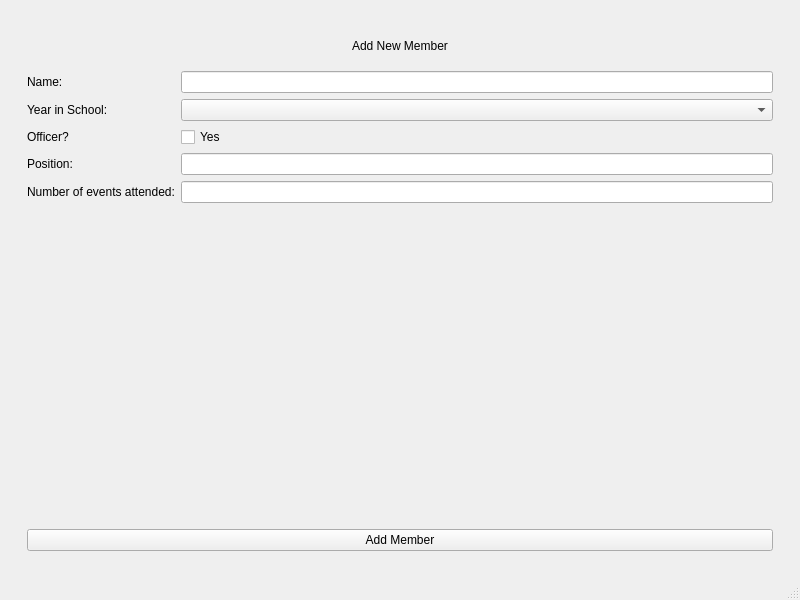
<?xml version="1.0" encoding="UTF-8"?>
<ui version="4.0">
 <class>MainWindow</class>
 <widget class="QMainWindow" name="MainWindow">
  <property name="geometry">
   <rect>
    <x>0</x>
    <y>0</y>
    <width>800</width>
    <height>600</height>
   </rect>
  </property>
  <property name="windowTitle">
   <string>MainWindow</string>
  </property>
  <widget class="QWidget" name="centralwidget">
   <layout class="QHBoxLayout" name="horizontalLayout">
    <item>
     <widget class="QWidget" name="widget" native="true">
      <layout class="QGridLayout" name="gridLayout">
       <item row="0" column="0">
        <widget class="QWidget" name="widget_2" native="true">
         <layout class="QVBoxLayout" name="verticalLayout">
          <item>
           <widget class="QWidget" name="widget_3" native="true">
            <layout class="QHBoxLayout" name="horizontalLayout_2">
             <item>
              <spacer name="horizontalSpacer">
               <property name="orientation">
                <enum>Qt::Horizontal</enum>
               </property>
               <property name="sizeHint" stdset="0">
                <size>
                 <width>129</width>
                 <height>20</height>
                </size>
               </property>
              </spacer>
             </item>
             <item>
              <widget class="QLabel" name="add_member_title_label">
               <property name="text">
                <string>Add New Member</string>
               </property>
              </widget>
             </item>
             <item>
              <spacer name="horizontalSpacer_2">
               <property name="orientation">
                <enum>Qt::Horizontal</enum>
               </property>
               <property name="sizeHint" stdset="0">
                <size>
                 <width>295</width>
                 <height>20</height>
                </size>
               </property>
              </spacer>
             </item>
            </layout>
           </widget>
          </item>
          <item>
           <layout class="QFormLayout" name="formLayout">
            <item row="1" column="0">
             <widget class="QLabel" name="name_label">
              <property name="text">
               <string>Name:</string>
              </property>
             </widget>
            </item>
            <item row="1" column="1">
             <widget class="QLineEdit" name="name_input"/>
            </item>
            <item row="2" column="0">
             <widget class="QLabel" name="year_label">
              <property name="text">
               <string>Year in School:</string>
              </property>
             </widget>
            </item>
            <item row="2" column="1">
             <widget class="QComboBox" name="year_combo_box"/>
            </item>
            <item row="3" column="0">
             <widget class="QLabel" name="officer_label">
              <property name="text">
               <string>Officer?</string>
              </property>
             </widget>
            </item>
            <item row="3" column="1">
             <widget class="QCheckBox" name="officer_checkbox">
              <property name="text">
               <string>Yes</string>
              </property>
             </widget>
            </item>
            <item row="4" column="0">
             <widget class="QLabel" name="position_label">
              <property name="text">
               <string>Position:</string>
              </property>
             </widget>
            </item>
            <item row="4" column="1">
             <widget class="QLineEdit" name="position_entry"/>
            </item>
            <item row="6" column="0">
             <widget class="QLabel" name="num_events_label">
              <property name="text">
               <string>Number of events attended:</string>
              </property>
             </widget>
            </item>
            <item row="6" column="1">
             <widget class="QLineEdit" name="num_events_input"/>
            </item>
           </layout>
          </item>
          <item>
           <spacer name="verticalSpacer">
            <property name="orientation">
             <enum>Qt::Vertical</enum>
            </property>
            <property name="sizeHint" stdset="0">
             <size>
              <width>20</width>
              <height>40</height>
             </size>
            </property>
           </spacer>
          </item>
          <item>
           <widget class="QPushButton" name="add_member_btn">
            <property name="text">
             <string>Add Member</string>
            </property>
           </widget>
          </item>
         </layout>
        </widget>
       </item>
      </layout>
     </widget>
    </item>
   </layout>
  </widget>
  <widget class="QMenuBar" name="menubar">
   <property name="geometry">
    <rect>
     <x>0</x>
     <y>0</y>
     <width>800</width>
     <height>26</height>
    </rect>
   </property>
  </widget>
  <widget class="QStatusBar" name="statusbar"/>
 </widget>
 <resources/>
 <connections/>
</ui>
